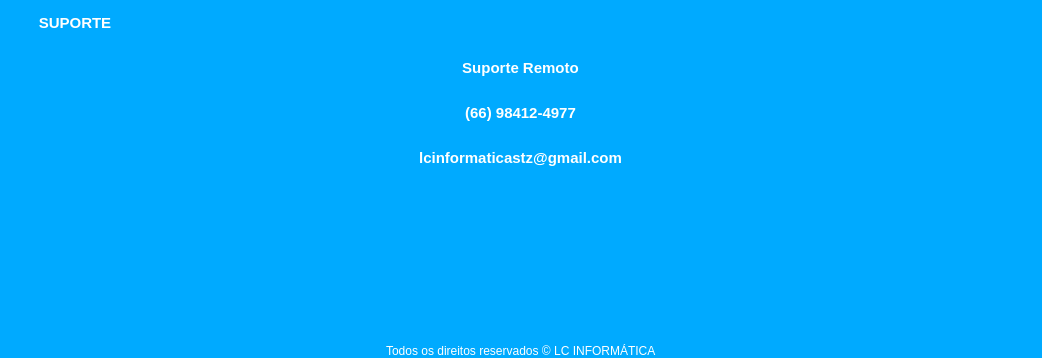
            <widget class="QWidget" name="suporte">
             <layout class="QVBoxLayout" name="verticalLayout_14">
              <property name="spacing">
               <number>0</number>
              </property>
              <property name="leftMargin">
               <number>0</number>
              </property>
              <property name="topMargin">
               <number>0</number>
              </property>
              <property name="rightMargin">
               <number>0</number>
              </property>
              <property name="bottomMargin">
               <number>0</number>
              </property>
              <item>
               <widget class="QFrame" name="frame_66">
                <property name="maximumSize">
                 <size>
                  <width>16777215</width>
                  <height>45</height>
                 </size>
                </property>
                <property name="frameShape">
                 <enum>QFrame::NoFrame</enum>
                </property>
                <property name="frameShadow">
                 <enum>QFrame::Raised</enum>
                </property>
                <layout class="QGridLayout" name="gridLayout_36">
                 <property name="leftMargin">
                  <number>0</number>
                 </property>
                 <property name="topMargin">
                  <number>0</number>
                 </property>
                 <property name="rightMargin">
                  <number>0</number>
                 </property>
                 <property name="bottomMargin">
                  <number>0</number>
                 </property>
                 <property name="spacing">
                  <number>0</number>
                 </property>
                 <item row="0" column="0">
                  <widget class="QFrame" name="frame_106">
                   <property name="maximumSize">
                    <size>
                     <width>16777215</width>
                     <height>45</height>
                    </size>
                   </property>
                   <property name="styleSheet">
                    <string notr="true">background-color: rgb(0, 170, 255);</string>
                   </property>
                   <property name="frameShape">
                    <enum>QFrame::NoFrame</enum>
                   </property>
                   <property name="frameShadow">
                    <enum>QFrame::Raised</enum>
                   </property>
                   <layout class="QHBoxLayout" name="horizontalLayout_34">
                    <property name="spacing">
                     <number>0</number>
                    </property>
                    <property name="leftMargin">
                     <number>0</number>
                    </property>
                    <property name="topMargin">
                     <number>0</number>
                    </property>
                    <property name="rightMargin">
                     <number>0</number>
                    </property>
                    <property name="bottomMargin">
                     <number>0</number>
                    </property>
                    <item>
                     <widget class="QPushButton" name="pushButton_28">
                      <property name="minimumSize">
                       <size>
                        <width>150</width>
                        <height>45</height>
                       </size>
                      </property>
                      <property name="styleSheet">
                       <string notr="true">QPushButton {
background-color: rgb(0, 170, 255);
border: none;
color: rgb(255, 255, 255);
font-weight: bold;
font-size: 15px;

 }
QPushButton:hover{
background-color: rgb(0, 170, 255);
border: none;
color: rgb(213, 213, 213);
font-weight: bold;
font-size: 15px;
}</string>
                      </property>
                      <property name="text">
                       <string>SUPORTE</string>
                      </property>
                      <property name="icon">
                       <iconset>
                        <normaloff>img/Suporte copiar.png</normaloff>img/Suporte copiar.png</iconset>
                      </property>
                      <property name="iconSize">
                       <size>
                        <width>60</width>
                        <height>30</height>
                       </size>
                      </property>
                     </widget>
                    </item>
                    <item>
                     <spacer name="horizontalSpacer_25">
                      <property name="orientation">
                       <enum>Qt::Horizontal</enum>
                      </property>
                      <property name="sizeHint" stdset="0">
                       <size>
                        <width>485</width>
                        <height>20</height>
                       </size>
                      </property>
                     </spacer>
                    </item>
                   </layout>
                  </widget>
                 </item>
                </layout>
               </widget>
              </item>
              <item>
               <widget class="QFrame" name="frame_2">
                <property name="styleSheet">
                 <string notr="true">background-color: rgb(0, 170, 255);</string>
                </property>
                <property name="frameShape">
                 <enum>QFrame::NoFrame</enum>
                </property>
                <property name="frameShadow">
                 <enum>QFrame::Raised</enum>
                </property>
                <layout class="QGridLayout" name="gridLayout_37">
                 <property name="leftMargin">
                  <number>0</number>
                 </property>
                 <property name="topMargin">
                  <number>0</number>
                 </property>
                 <property name="rightMargin">
                  <number>0</number>
                 </property>
                 <property name="bottomMargin">
                  <number>0</number>
                 </property>
                 <property name="spacing">
                  <number>0</number>
                 </property>
                 <item row="0" column="0">
                  <widget class="QFrame" name="frame_114">
                   <property name="maximumSize">
                    <size>
                     <width>327</width>
                     <height>16777215</height>
                    </size>
                   </property>
                   <property name="frameShape">
                    <enum>QFrame::NoFrame</enum>
                   </property>
                   <property name="frameShadow">
                    <enum>QFrame::Raised</enum>
                   </property>
                   <layout class="QVBoxLayout" name="verticalLayout_31">
                    <property name="spacing">
                     <number>0</number>
                    </property>
                    <property name="leftMargin">
                     <number>0</number>
                    </property>
                    <property name="topMargin">
                     <number>0</number>
                    </property>
                    <property name="rightMargin">
                     <number>0</number>
                    </property>
                    <property name="bottomMargin">
                     <number>0</number>
                    </property>
                    <item>
                     <widget class="QFrame" name="frame_120">
                      <property name="maximumSize">
                       <size>
                        <width>16777215</width>
                        <height>50</height>
                       </size>
                      </property>
                      <property name="frameShape">
                       <enum>QFrame::NoFrame</enum>
                      </property>
                      <property name="frameShadow">
                       <enum>QFrame::Raised</enum>
                      </property>
                      <layout class="QGridLayout" name="gridLayout_48">
                       <property name="leftMargin">
                        <number>0</number>
                       </property>
                       <property name="topMargin">
                        <number>0</number>
                       </property>
                       <property name="rightMargin">
                        <number>0</number>
                       </property>
                       <property name="bottomMargin">
                        <number>0</number>
                       </property>
                       <property name="spacing">
                        <number>0</number>
                       </property>
                       <item row="0" column="0">
                        <widget class="QPushButton" name="pushButton_30">
                         <property name="minimumSize">
                          <size>
                           <width>150</width>
                           <height>45</height>
                          </size>
                         </property>
                         <property name="layoutDirection">
                          <enum>Qt::LeftToRight</enum>
                         </property>
                         <property name="styleSheet">
                          <string notr="true">QPushButton {
background-color: rgb(0, 170, 255);
border: none;
color: rgb(255, 255, 255);
font-weight: bold;
font-size: 15px;

 }
QPushButton:hover{
background-color: rgb(0, 170, 255);
border: none;
color: rgb(213, 213, 213);
font-weight: bold;
font-size: 15px;
}</string>
                         </property>
                         <property name="text">
                          <string>Suporte Remoto</string>
                         </property>
                         <property name="icon">
                          <iconset>
                           <normaloff>img/anydesk_icon_146231.png</normaloff>img/anydesk_icon_146231.png</iconset>
                         </property>
                         <property name="iconSize">
                          <size>
                           <width>60</width>
                           <height>30</height>
                          </size>
                         </property>
                        </widget>
                       </item>
                      </layout>
                     </widget>
                    </item>
                    <item>
                     <widget class="QFrame" name="frame_121">
                      <property name="maximumSize">
                       <size>
                        <width>16777215</width>
                        <height>50</height>
                       </size>
                      </property>
                      <property name="frameShape">
                       <enum>QFrame::NoFrame</enum>
                      </property>
                      <property name="frameShadow">
                       <enum>QFrame::Raised</enum>
                      </property>
                      <layout class="QGridLayout" name="gridLayout_49">
                       <property name="leftMargin">
                        <number>0</number>
                       </property>
                       <property name="topMargin">
                        <number>0</number>
                       </property>
                       <property name="rightMargin">
                        <number>0</number>
                       </property>
                       <property name="bottomMargin">
                        <number>0</number>
                       </property>
                       <property name="spacing">
                        <number>0</number>
                       </property>
                       <item row="0" column="0">
                        <widget class="QPushButton" name="Bt_Whatsapp_2">
                         <property name="minimumSize">
                          <size>
                           <width>150</width>
                           <height>45</height>
                          </size>
                         </property>
                         <property name="layoutDirection">
                          <enum>Qt::LeftToRight</enum>
                         </property>
                         <property name="styleSheet">
                          <string notr="true">QPushButton {
background-color: rgb(0, 170, 255);
border: none;
color: rgb(255, 255, 255);
font-weight: bold;
font-size: 15px;

 }
QPushButton:hover{
background-color: rgb(0, 170, 255);
border: none;
color: rgb(213, 213, 213);
font-weight: bold;
font-size: 15px;
}</string>
                         </property>
                         <property name="text">
                          <string>(66) 98412-4977</string>
                         </property>
                         <property name="icon">
                          <iconset>
                           <normaloff>img/Whatsapp_37229.png</normaloff>img/Whatsapp_37229.png</iconset>
                         </property>
                         <property name="iconSize">
                          <size>
                           <width>60</width>
                           <height>30</height>
                          </size>
                         </property>
                        </widget>
                       </item>
                      </layout>
                     </widget>
                    </item>
                    <item>
                     <widget class="QFrame" name="frame_122">
                      <property name="maximumSize">
                       <size>
                        <width>16777215</width>
                        <height>50</height>
                       </size>
                      </property>
                      <property name="frameShape">
                       <enum>QFrame::NoFrame</enum>
                      </property>
                      <property name="frameShadow">
                       <enum>QFrame::Raised</enum>
                      </property>
                      <layout class="QGridLayout" name="gridLayout_52">
                       <property name="leftMargin">
                        <number>0</number>
                       </property>
                       <property name="topMargin">
                        <number>0</number>
                       </property>
                       <property name="rightMargin">
                        <number>0</number>
                       </property>
                       <property name="bottomMargin">
                        <number>0</number>
                       </property>
                       <property name="spacing">
                        <number>0</number>
                       </property>
                       <item row="0" column="0">
                        <widget class="QPushButton" name="pushButton_34">
                         <property name="minimumSize">
                          <size>
                           <width>150</width>
                           <height>45</height>
                          </size>
                         </property>
                         <property name="layoutDirection">
                          <enum>Qt::LeftToRight</enum>
                         </property>
                         <property name="styleSheet">
                          <string notr="true">QPushButton {
background-color: rgb(0, 170, 255);
border: none;
color: rgb(255, 255, 255);
font-weight: bold;
font-size: 15px;

 }
QPushButton:hover{
background-color: rgb(0, 170, 255);
border: none;
color: rgb(213, 213, 213);
font-weight: bold;
font-size: 15px;
}</string>
                         </property>
                         <property name="text">
                          <string>lcinformaticastz@gmail.com</string>
                         </property>
                         <property name="icon">
                          <iconset>
                           <normaloff>img/gmail_new_logo_icon_159149.png</normaloff>img/gmail_new_logo_icon_159149.png</iconset>
                         </property>
                         <property name="iconSize">
                          <size>
                           <width>60</width>
                           <height>30</height>
                          </size>
                         </property>
                        </widget>
                       </item>
                      </layout>
                     </widget>
                    </item>
                   </layout>
                  </widget>
                 </item>
                </layout>
               </widget>
              </item>
              <item>
               <widget class="QFrame" name="frame_67">
                <property name="styleSheet">
                 <string notr="true">background-color: rgb(0, 170, 255);</string>
                </property>
                <property name="frameShape">
                 <enum>QFrame::NoFrame</enum>
                </property>
                <property name="frameShadow">
                 <enum>QFrame::Raised</enum>
                </property>
                <layout class="QGridLayout" name="gridLayout_38">
                 <property name="leftMargin">
                  <number>0</number>
                 </property>
                 <property name="topMargin">
                  <number>0</number>
                 </property>
                 <property name="rightMargin">
                  <number>0</number>
                 </property>
                 <property name="bottomMargin">
                  <number>0</number>
                 </property>
                 <property name="spacing">
                  <number>0</number>
                 </property>
                 <item row="0" column="0">
                  <widget class="QLabel" name="label_25">
                   <property name="maximumSize">
                    <size>
                     <width>16777215</width>
                     <height>250</height>
                    </size>
                   </property>
                   <property name="styleSheet">
                    <string notr="true">background-color: rgb(0, 170, 255);</string>
                   </property>
                   <property name="frameShape">
                    <enum>QFrame::NoFrame</enum>
                   </property>
                   <property name="text">
                    <string/>
                   </property>
                   <property name="pixmap">
                    <pixmap>../SISTEMA-SAUDE/img/Banner_LC.png</pixmap>
                   </property>
                   <property name="alignment">
                    <set>Qt::AlignCenter</set>
                   </property>
                  </widget>
                 </item>
                 <item row="1" column="0">
                  <widget class="QFrame" name="frame_115">
                   <property name="minimumSize">
                    <size>
                     <width>0</width>
                     <height>150</height>
                    </size>
                   </property>
                   <property name="frameShape">
                    <enum>QFrame::NoFrame</enum>
                   </property>
                   <property name="frameShadow">
                    <enum>QFrame::Raised</enum>
                   </property>
                   <layout class="QGridLayout" name="gridLayout_54">
                    <property name="leftMargin">
                     <number>0</number>
                    </property>
                    <property name="topMargin">
                     <number>0</number>
                    </property>
                    <property name="rightMargin">
                     <number>0</number>
                    </property>
                    <property name="bottomMargin">
                     <number>0</number>
                    </property>
                    <property name="spacing">
                     <number>0</number>
                    </property>
                    <item row="0" column="0">
                     <widget class="QLabel" name="label_27">
                      <property name="text">
                       <string/>
                      </property>
                     </widget>
                    </item>
                   </layout>
                  </widget>
                 </item>
                </layout>
               </widget>
              </item>
              <item>
               <widget class="QFrame" name="frame_68">
                <property name="maximumSize">
                 <size>
                  <width>16777215</width>
                  <height>28</height>
                 </size>
                </property>
                <property name="styleSheet">
                 <string notr="true">background-color: rgb(0, 170, 255);</string>
                </property>
                <property name="frameShape">
                 <enum>QFrame::NoFrame</enum>
                </property>
                <property name="frameShadow">
                 <enum>QFrame::Raised</enum>
                </property>
                <layout class="QGridLayout" name="gridLayout_40">
                 <property name="leftMargin">
                  <number>0</number>
                 </property>
                 <property name="topMargin">
                  <number>0</number>
                 </property>
                 <property name="rightMargin">
                  <number>0</number>
                 </property>
                 <property name="bottomMargin">
                  <number>0</number>
                 </property>
                 <property name="spacing">
                  <number>0</number>
                 </property>
                 <item row="0" column="0">
                  <widget class="QFrame" name="frame_108">
                   <property name="maximumSize">
                    <size>
                     <width>16777215</width>
                     <height>30</height>
                    </size>
                   </property>
                   <property name="frameShape">
                    <enum>QFrame::NoFrame</enum>
                   </property>
                   <property name="frameShadow">
                    <enum>QFrame::Raised</enum>
                   </property>
                   <layout class="QGridLayout" name="gridLayout_39">
                    <property name="leftMargin">
                     <number>0</number>
                    </property>
                    <property name="topMargin">
                     <number>0</number>
                    </property>
                    <property name="rightMargin">
                     <number>0</number>
                    </property>
                    <property name="bottomMargin">
                     <number>0</number>
                    </property>
                    <property name="spacing">
                     <number>0</number>
                    </property>
                    <item row="0" column="0">
                     <widget class="QFrame" name="frame_109">
                      <property name="maximumSize">
                       <size>
                        <width>16777215</width>
                        <height>37</height>
                       </size>
                      </property>
                      <property name="frameShape">
                       <enum>QFrame::NoFrame</enum>
                      </property>
                      <property name="frameShadow">
                       <enum>QFrame::Raised</enum>
                      </property>
                      <layout class="QHBoxLayout" name="horizontalLayout_16">
                       <property name="spacing">
                        <number>0</number>
                       </property>
                       <property name="leftMargin">
                        <number>0</number>
                       </property>
                       <property name="topMargin">
                        <number>0</number>
                       </property>
                       <property name="rightMargin">
                        <number>0</number>
                       </property>
                       <property name="bottomMargin">
                        <number>0</number>
                       </property>
                       <item>
                        <spacer name="horizontalSpacer_11">
                         <property name="orientation">
                          <enum>Qt::Horizontal</enum>
                         </property>
                         <property name="sizeHint" stdset="0">
                          <size>
                           <width>386</width>
                           <height>12</height>
                          </size>
                         </property>
                        </spacer>
                       </item>
                       <item>
                        <widget class="QLabel" name="label_26">
                         <property name="styleSheet">
                          <string notr="true">color: rgb(255, 255, 255);</string>
                         </property>
                         <property name="text">
                          <string>Todos os direitos reservados © LC INFORMÁTICA</string>
                         </property>
                        </widget>
                       </item>
                       <item>
                        <spacer name="horizontalSpacer_13">
                         <property name="orientation">
                          <enum>Qt::Horizontal</enum>
                         </property>
                         <property name="sizeHint" stdset="0">
                          <size>
                           <width>386</width>
                           <height>12</height>
                          </size>
                         </property>
                        </spacer>
                       </item>
                      </layout>
                     </widget>
                    </item>
                   </layout>
                  </widget>
                 </item>
                </layout>
               </widget>
              </item>
             </layout>
            </widget>
